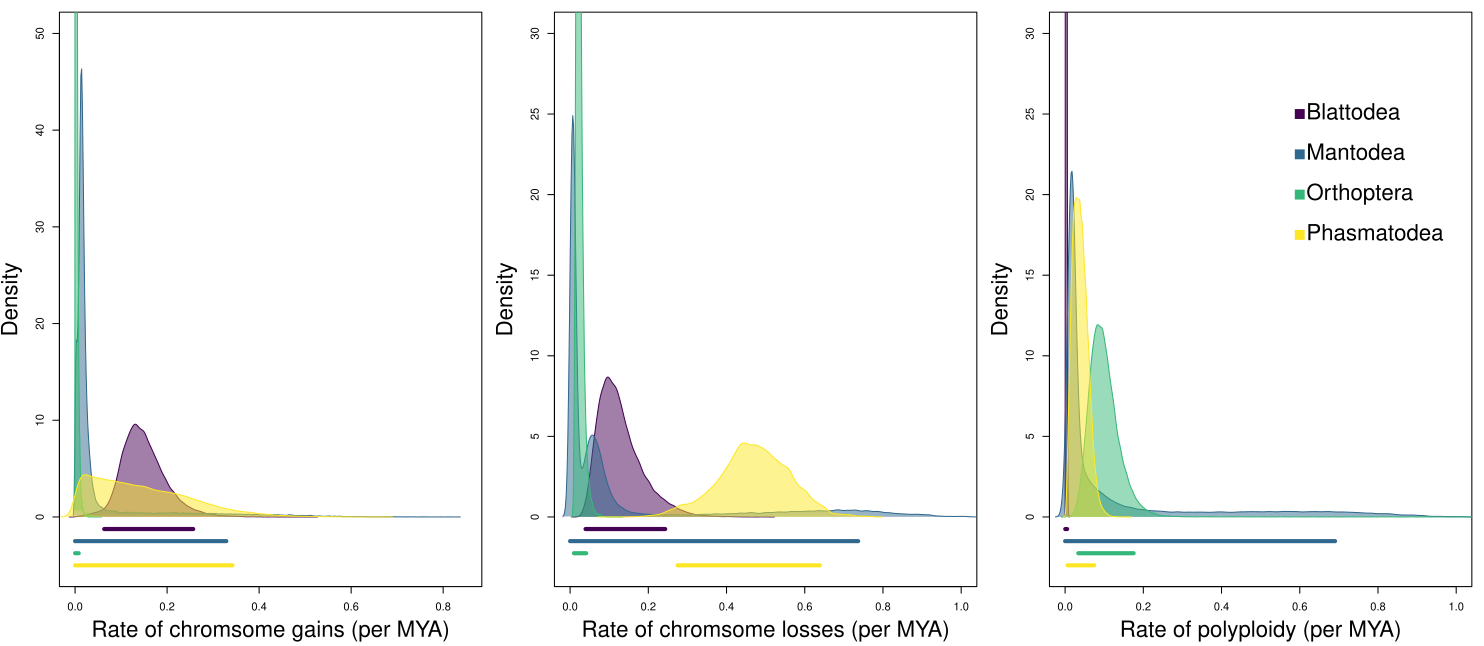

This figure's R source:
# Terrence Sylvester
# 4 February 2019
# Comparison of chromosome rates for the order level analysis

# load required libraries
library(coda)
library(viridis)

par(mfrow = c(1,3), mar = c(4.5,4.5,1,1))

# load the post burnin from the MCMC run
load(file = "../results/post.burnin.RData")

# remove blatodea sensu stricto and isoptera
post.burnin <- post.burnin[c(-2,-3)]

#### comparison of fission rates across orders ####

# make the plot window
ymax <- 50
ymin <- -ymax * .1

plot(x = NA,
     y = NA,
     xlim = c(0,.85),
     ylim = c(ymin,ymax),
     xlab = "Rate of chromsome gains (per MYA)",
     ylab = "Density",
     main = "",
     cex.lab = 2)

counter <- ymin/length(post.burnin)

for(i in 1:length(post.burnin)){
  asc.density <- density(post.burnin[[i]]$asc1)
  
  lines(asc.density,
        col = viridis(n = length(post.burnin))[i],
        main = "")
  
  polygon(asc.density,
          col = viridis(n = length(post.burnin), alpha = .5)[i],
          border = NA)
  
  HPD <- HPDinterval(as.mcmc(post.burnin[[i]]$asc1))
  
  segments(x0 = HPD[1],
           x1 = HPD[2],
           y0 = counter,
           y1 = counter,
           lwd = 4,
           col = viridis(n = length(post.burnin), alpha = 1)[i])
  
  counter <- counter + (ymin/length(post.burnin))
  
}

#### comparison of fusion rates across orders ####

# make the plot window
ymax <- 30
ymin <- -ymax * .1

plot(x = NA,
     y = NA,
     xlim = c(0,1),
     ylim = c(ymin,ymax),
     xlab = "Rate of chromsome losses (per MYA)",
     ylab = "Density",
     main = "",
     cex.lab = 2)

counter <- ymin/length(post.burnin)

for(i in 1:length(post.burnin)){
  
  desc.density <- density(post.burnin[[i]]$desc1)
  
  lines(x = desc.density$x,
        y = desc.density$y,
        col = viridis(n = length(post.burnin))[i],
        main = "")
  
  polygon(x = desc.density$x,
          y = desc.density$y,
          col = viridis(n = length(post.burnin), alpha = .5)[i],border = NA)
  
  HPD <- HPDinterval(as.mcmc(post.burnin[[i]]$desc1))
  
  segments(x0 = HPD[1],
           x1 = HPD[2],
           y0 = counter,
           y1 = counter,
           lwd = 4,
           col = viridis(n = length(post.burnin), alpha = 1)[i])
  
  counter <- counter + (ymin/length(post.burnin))
  
}

#### comparision of polyploidy rates across orders ####

# make the plot window
ymax <- 30
ymin <- -ymax * .1

plot(x = NA,
     y = NA,
     xlim = c(0,1),
     ylim = c(ymin,ymax),
     xlab = "Rate of polyploidy (per MYA)",
     ylab = "Density",
     main = "",
     cex.lab = 2)

counter <- ymin/length(post.burnin)

for(i in 1:length(post.burnin)){
  
  poly.density <- density(post.burnin[[i]]$pol1)
  
  lines(x = poly.density$x,
        y = poly.density$y,
        col = viridis(n = length(post.burnin))[i],
        main = "")
  
  polygon(x = poly.density$x,
          y = poly.density$y,
          col = viridis(n = length(post.burnin), alpha = .5)[i],border = NA)
  
  HPD <- HPDinterval(as.mcmc(post.burnin[[i]]$pol1))
  
  segments(x0 = HPD[1],
           x1 = HPD[2],
           y0 = counter,
           y1 = counter,
           lwd = 4,
           col = viridis(n = length(post.burnin), alpha = 1)[i])
  
  counter <- counter + (ymin/length(post.burnin))
}

### legend ###

y.counter <- 25

for (i in 1:length(post.burnin)) {
  
  points(x = .6,
         y = y.counter,
         pch = 15,
         col = viridis(n = length(post.burnin))[i],
         cex = 2)
  
  text(x = .6,
       y = y.counter,
       labels = names(post.burnin)[i],
       pos = 4,
       cex = 2)
  
y.counter <- y.counter - 2.5
}
